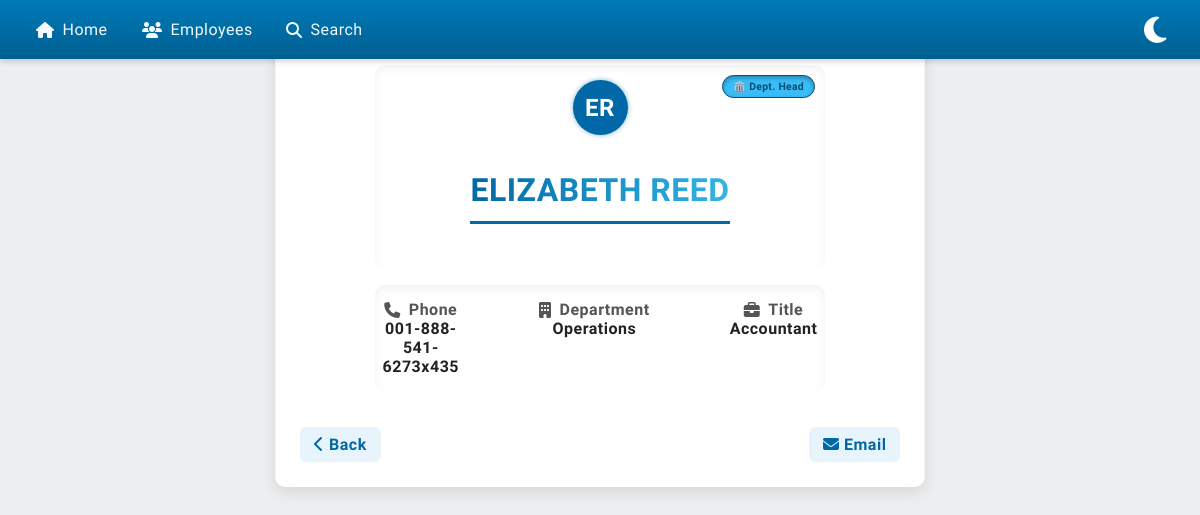
/employees/details/elizabeth-reed, run on an earlier commit of the app's database.
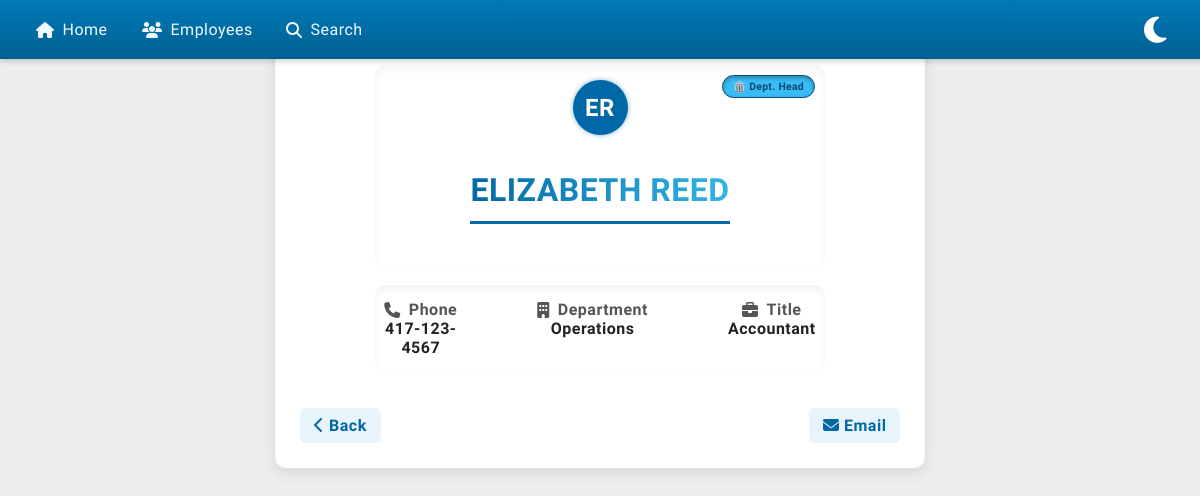
And on a later commit of the database.
### employees/models.py (models this page shows, shortened)
class Employees(models.Model):
	firstname = models.CharField(max_length=255)
	lastname = models.CharField(max_length=255)
	phone = models.CharField(max_length=255)
	department = models.CharField(max_length=255)
	title = models.CharField(max_length=255)
	slug = models.SlugField(blank=True)
	email = models.CharField(max_length=255, blank=True)
	head = models.BooleanField(blank=True, null=True)
	spv = models.BooleanField(blank=True, null=True)
	doh = models.DateField(blank=True, null=True)
	bday = models.DateField(blank=True, null=True)

### employees/views.py (the view)
# urls.py: path('employees/details/<slug:slug>', views.details, name='details'),
def details(request, slug):
    today = date.today()
    myEmp = Employees.objects.get(slug=slug)
    referer = request.META.get('HTTP_REFERER', '/employees')
    template = loader.get_template('details.html')
    context = {
        'myEmp': myEmp,
        'referer': referer,
        'today': today,
    }
    return HttpResponse(template.render(context, request))

### employees/templates/details.html (shortened to what this page needs)
{% extends "master.html" %}
{% block content %}
  <div class="mycard">
    <div class="profile-header">
      <div class="watermarks absolute top-2 right-2 flex flex-col items-end space-y-1 z-10">
        {% if myEmp.head %}
          <span class="watermark dept-head">🏛️ Dept. Head</span>
        {% endif %}
      </div>
      <div class="avatar">
        {{ myEmp.firstname|slice:":1" }}{{ myEmp.lastname|slice:":1" }}
      </div>
      <h1><span>{{ myEmp.firstname }} {{ myEmp.lastname }}</span></h1>
    </div>
    <div class="info-block">
      <div class="info-column">
        <span class="label"><i class="fas fa-phone"></i> Phone</span>
        <span class="value">{{ myEmp.phone }}</span>
      </div>
      <div class="info-column">
        <span class="label"><i class="fas fa-building"></i> Department</span>
        <span class="value">{{ myEmp.department }}</span>
      </div>
      <div class="info-column">
        <span class="label"><i class="fas fa-briefcase"></i> Title</span>
        <span class="value">{{ myEmp.title }}</span>
      </div>
    </div>
    <div class="nav-buttons">
      <a href="{{ referer }}" class="back-link hvr-backward"><i class="fas fa-chevron-left"></i> Back</a>
      <a href="mailto:{{ myEmp.email }}" class="email-link hvr-forward"
        style="{% if '*' in myEmp.department or '*' in myEmp.email %} pointer-events: none; color: gray; opacity: 0.6;  {% endif %}">
        <i class="fas fa-envelope"></i> Email</a>
    </div>
  </div>
{% endblock %}

### employees/templates/master.html (shortened to what this page needs)
{% load static %}
<!DOCTYPE html>
<html lang="en-us">
<head>
  <link rel="stylesheet" href="{% static 'global.css' %}">
  <link rel="stylesheet" href="https://cdnjs.cloudflare.com/ajax/libs/font-awesome/6.5.0/css/all.min.css" />
  <link rel="stylesheet" href="https://unpkg.com/aos@next/dist/aos.css" />
  <link rel="stylesheet" href="https://cdn.jsdelivr.net/npm/flatpickr/dist/flatpickr.min.css">
  <link id="flatpickr-theme" rel="stylesheet" href="https://cdn.jsdelivr.net/npm/flatpickr@4.6.13/dist/themes/material_blue.css">
</head>
<body>
<div class="topnav">
  <div class="nav-left">
    <a href="/" class="nav-link {% if request.path == '/' %}active{% else %}hvr-underline-from-left{% endif %}">
      <i class="fas fa-house"></i> Home
    </a>
    <a href="/employees/" class="nav-link {% if request.path == '/employees/' %}active{% else %}hvr-underline-from-left{% endif %}">
      <i class="fas fa-users"></i> Employees
    </a>
    <a href="/search/" class="nav-link {% if request.path == '/search/' %}active{% else %}hvr-underline-from-left{% endif %}">
      <i class="fas fa-search"></i> Search
    </a>
  </div>
  <div class="nav-right">
    <button id="theme-toggle" class="theme-toggle">
      <i class="fas fa-moon fa-lg fa-fw"></i>
    </button>
  </div>
</div>
{% block content %}{% endblock %}
</body>
</html>

What changed in the data, as far as the page shows it:
changed Employees "ELIZABETH": phone "001-888-541-6273x435" → "417-123-4567"
